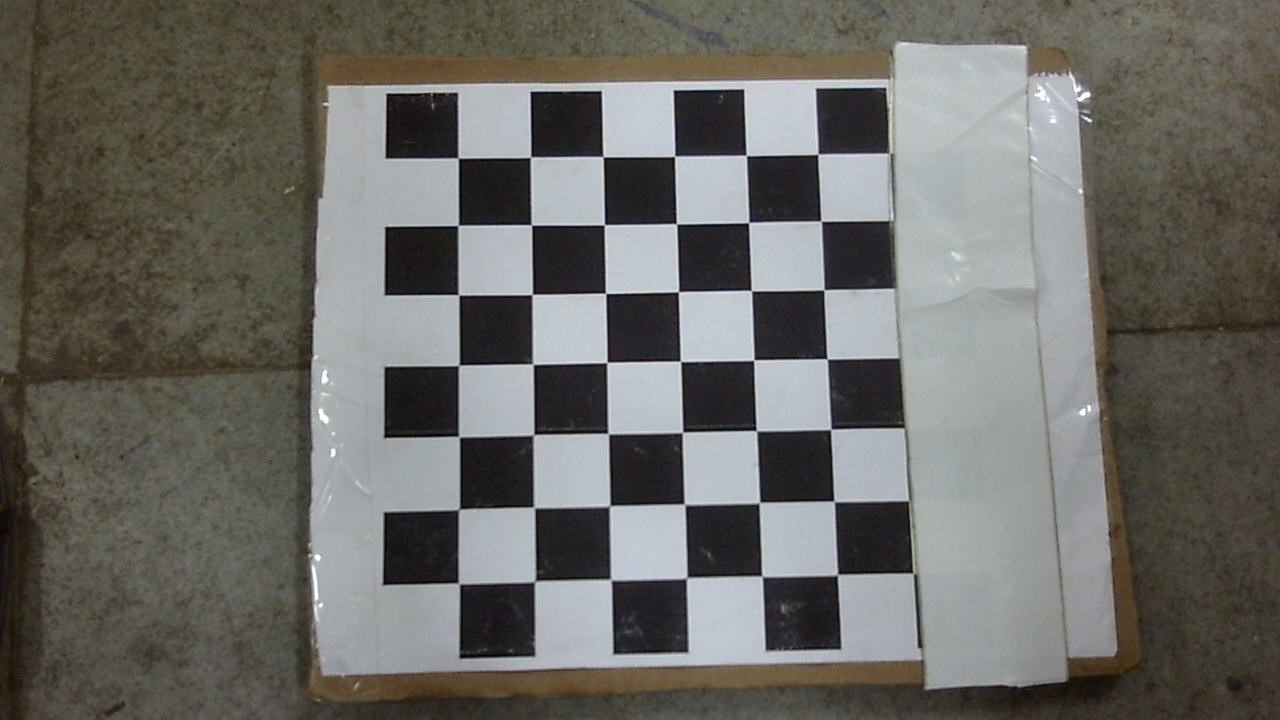
#> input picture WIN_20220521_15_47_21_Pro.jpg, 1280 x 720 px; its folder holds only this picture in this run
$ python cameraCalibration.py
#> lines starting #> are read from the running program, lines starting #| are printed output that depends on the picture; after the words box and inside, x2 and y2 are one past the last pixel; in counts of white or black regions, pixels touching at a corner belong together; long printed decimals are rounded
import numpy as np
import cv2 as cv
import glob
import math
# termination criteria
criteria = (cv.TERM_CRITERIA_EPS + cv.TERM_CRITERIA_MAX_ITER, 100, 0.001)
# prepare object points, like (0,0,0), (1,0,0), (2,0,0) ....,(6,5,0)
objp = np.zeros((6*7,3), np.float32)*1000
objp[:,:2] = np.mgrid[0:7,0:6].T.reshape(-1,2)
# Arrays to store object points and image points from all the images.
objpoints = [] # 3d point in real world space
imgpoints = [] # 2d points in image plane.
images = glob.glob('*.jpg')
for image in images:
    img = cv.imread(image)
#> img is the input picture: shape (720, 1280, 3); mean B, G, R 100.9, 105.4, 106.6
    gray = cv.cvtColor(img, cv.COLOR_BGR2GRAY)
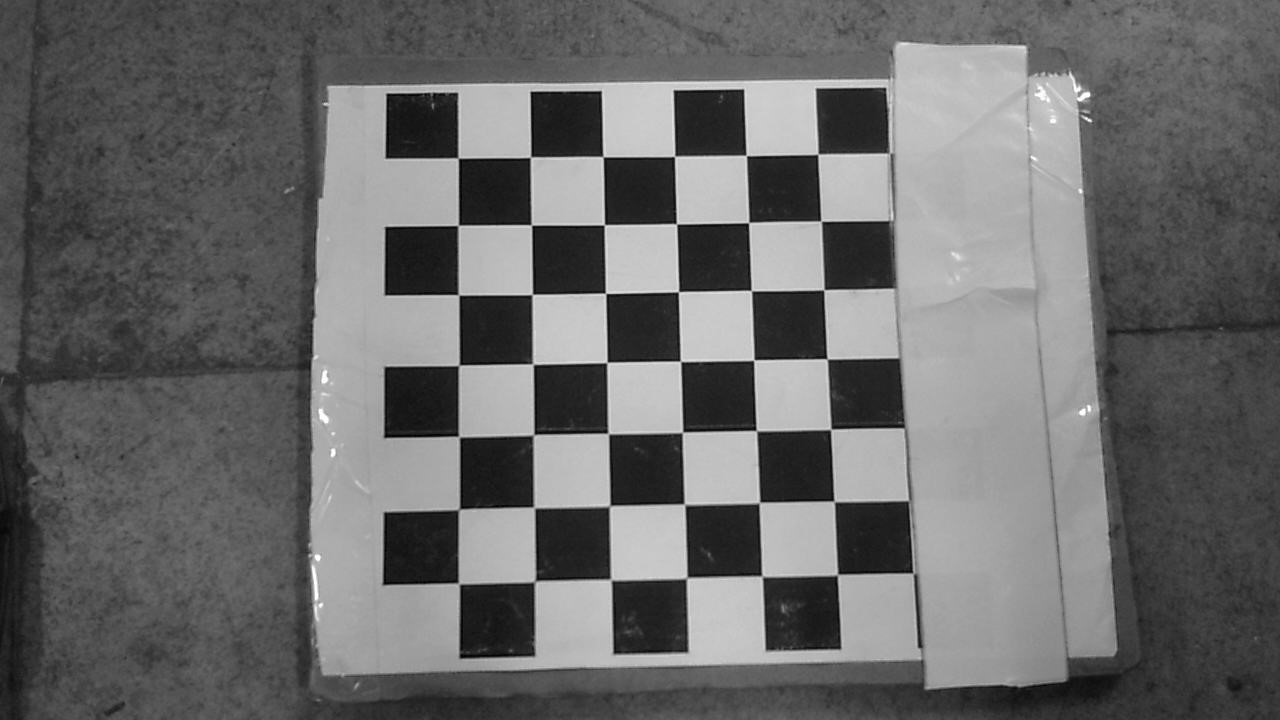
#> gray: shape (720, 1280); min 0, max 255, mean 105.3
    # Find the chess board corners
    ret, corners = cv.findChessboardCorners(gray, (7,6), cv.CALIB_CB_ADAPTIVE_THRESH
                    + cv.CALIB_CB_FAST_CHECK +
                    cv.CALIB_CB_NORMALIZE_IMAGE)
#> ret = True; corners = 42 rows, first 8: [818, 154], [821, 221], [823.8, 289.8], [827, 359], [830.8, 429.2], [834.1, 501.5], [837.6, 574.3], [746.2, 155.5]
    # If found, add object points, image points (after refining them)
    if ret == True:
        objpoints.append(objp)
        corners2 = cv.cornerSubPix(gray,corners, (11,11), (-1,-1), criteria)
#> corners2 = 42 rows, first 8: [817.9, 154.3], [821.1, 221.2], [823.9, 289.8], [827.1, 358.9], [830.7, 429.3], [834.2, 501.4], [837.4, 574.7], [746.3, 155.5]
        imgpoints.append(corners)
        # Draw
        cv.drawChessboardCorners(img, (7,6), corners2, ret)
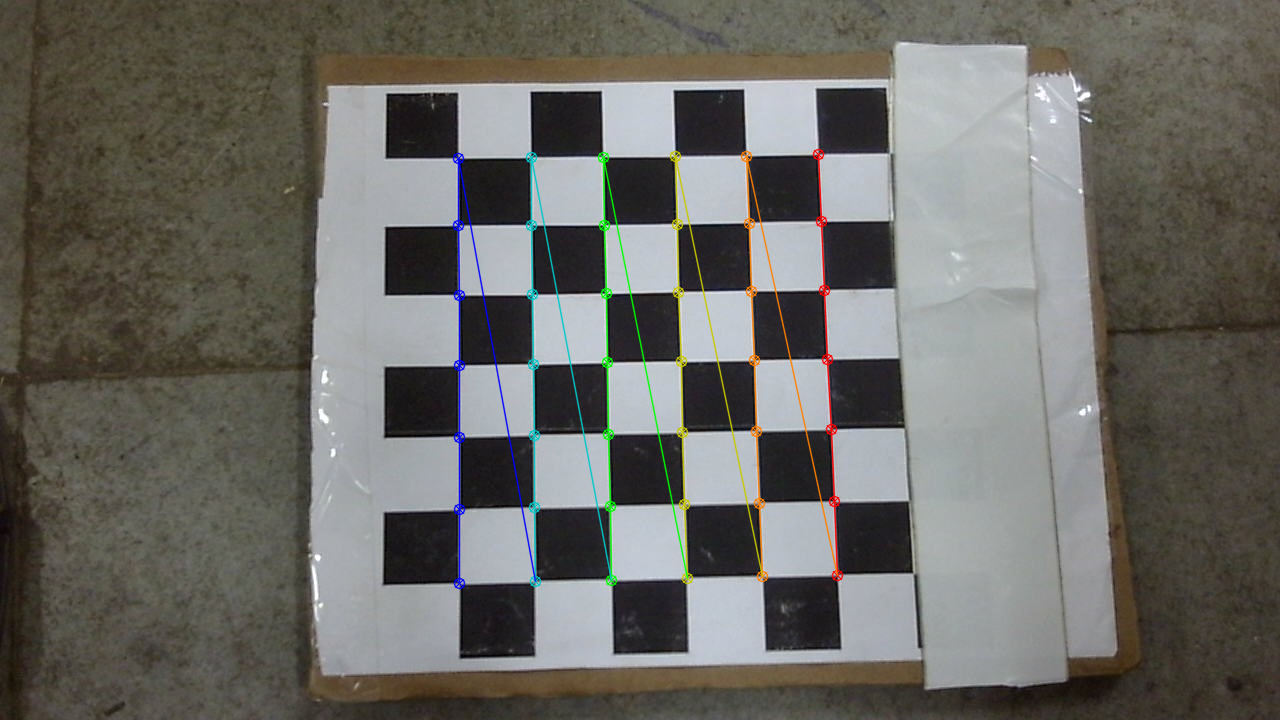
#> img: shape (720, 1280, 3); 1.88% of pixels changed, all inside (x1, y1, x2, y2) = (452, 148, 844, 590)
        cv.imshow('img', img)
        cv.waitKey(1000)
cv.destroyAllWindows()

ret, mtx, dist, rvecs, tvecs = cv.calibrateCamera(objpoints, imgpoints, gray.shape[::-1], None, None)
#> ret = 0.278; mtx = [[1118.6, 0, 638.2], [0, 1076.8, 368.8], [0, 0, 1]]; dist = [[-0.00448, 3.19, -0.000526, 0.00194, -35.41]]; rvecs = ([-0.132, 0.0778, 1.55],); tvecs = ([2.51, -3.11, 15.68],)
#model_points = np.array([2.5,12,0])
#image_points = np.array([580,337])
image_points = np.array([
                            (410, 231),
(398, 276),
(431, 273),
(395, 310),
(439, 311),
(392, 352),
(446, 350)
                        ], dtype="double")
# 3D model points.

#theta = (180/3.14)*(math.atan(12/2.5))

model_points = (25.4)*np.array([
                            (2.5, 12.0, 0.0),
                            (((2/3)*2.5), 8.0, 0.0),
                            (((4/3)*2.5), 8.0, 0.0),
                            ((2.5/3), 4.0, 0.0),
                            (((5/3)*2.5), 4.0, 0.0),
                            (0.0, 0.0, 0.0),
                            (5.0, 0.0, 0.0)
                        ])
(success, rotation_vector, translation_vector) = cv.solvePnP(model_points, image_points, mtx, dist)
#> success = True; rotation_vector = [-2.47, -0.023, -0.195]; translation_vector = [-532.3, -39.8, 2395.4]

print(rotation_vector)
#| [[-2.470]
#|  [-0.02303]
#|  [-0.1952]]
print(translation_vector)
#| [[-532.311]
#|  [ -39.799]
#|  [2395.388]]
print(mtx)
#| [[1.11861252e+03 0.00000000e+00 6.38239586e+02]
#|  [0.00000000e+00 1.07682171e+03 3.68756202e+02]
#|  [0.00000000e+00 0.00000000e+00 1.00000000e+00]]
# [4 lines of commented-out code are left out]

rot, x =cv.Rodrigues(rotation_vector)
#> rot = [[0.989, 0.0651, 0.135], [-0.032, -0.787, 0.616], [0.146, -0.613, -0.776]]
# trans=tvecs[0]
comb_matrix=np.concatenate((rot,translation_vector), axis=1)
#> comb_matrix = [[0.989, 0.0651, 0.135, -532.3], [-0.032, -0.787, 0.616, -39.8], [0.146, -0.613, -0.776, 2395.4]]
# # print(comb_matrix)
temp_matrix= [[0,0,0,1]]
new_matrix=np.concatenate((comb_matrix,temp_matrix))
#> new_matrix = [[0.989, 0.0651, 0.135, -532.3], [-0.032, -0.787, 0.616, -39.8], [0.146, -0.613, -0.776, 2395.4], [0, 0, 0, 1]]
temp_1= [[1,0,0,0],
         [0,1,0,0],
         [0,0,1,0]]
new=np.matmul(np.matmul(mtx,temp_1),new_matrix)
#> new = [[1199.3, -318.4, -345, 933381.8], [19.44, -1074, 376.5, 840457.9], [0.146, -0.613, -0.776, 2395.4]]
temp_2=[[0,0,0,1]]
new_new=np.concatenate((new,temp_2))
#> new_new = [[1199.3, -318.4, -345, 933381.8], [19.44, -1074, 376.5, 840457.9], [0.146, -0.613, -0.776, 2395.4], [0, 0, 0, 1]]
inverse = np.linalg.inv(new_new)
#> inverse = [[0.000884, -2.97e-05, -0.407, 175.1], [5.82e-05, -0.000731, -0.38, 1471.6], [0.00012, 0.000572, -1.06, 1956.2], [0, 0, 0, 1]]
new_inverse = np.delete(inverse, 3, 0)
#> new_inverse = [[0.000884, -2.97e-05, -0.407, 175.1], [5.82e-05, -0.000731, -0.38, 1471.6], [0.00012, 0.000572, -1.06, 1956.2]]
array1 = image_points[0]
temp_3=[1]
array=np.concatenate((array1,temp_3))
point = np.matmul(array,new_inverse)
#> point = [0.376, -0.181, -255.9, 413661.9]
#print(point)
depth = (1/point[3])*np.sqrt(point[0]**2+point[1]**2+point[2]**2)
#> depth = 0.000619
print(abs(depth))
#| 0.0006185
